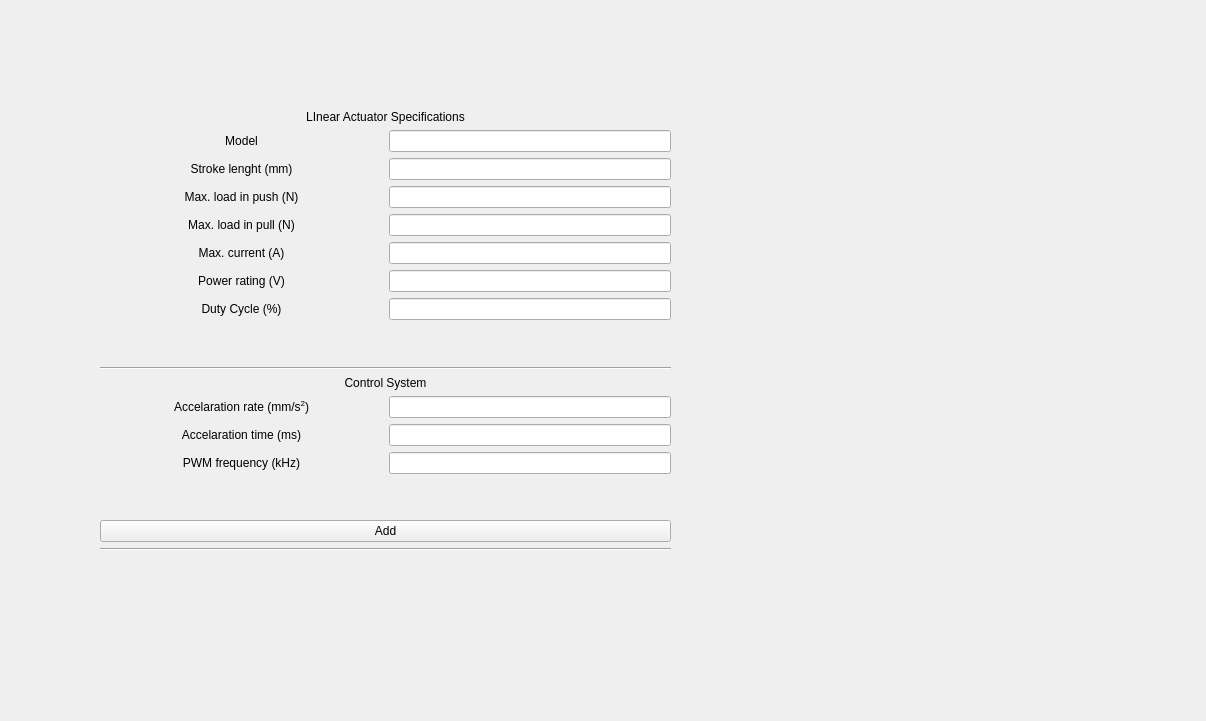
<?xml version="1.0" encoding="UTF-8"?>
<ui version="4.0">
 <class>addNewLinearActuator</class>
 <widget class="QWidget" name="addNewLinearActuator">
  <property name="geometry">
   <rect>
    <x>0</x>
    <y>0</y>
    <width>1206</width>
    <height>721</height>
   </rect>
  </property>
  <property name="windowTitle">
   <string>Form</string>
  </property>
  <widget class="QWidget" name="formLayoutWidget">
   <property name="geometry">
    <rect>
     <x>100</x>
     <y>110</y>
     <width>571</width>
     <height>441</height>
    </rect>
   </property>
   <property name="sizePolicy">
    <sizepolicy hsizetype="Preferred" vsizetype="Preferred">
     <horstretch>0</horstretch>
     <verstretch>0</verstretch>
    </sizepolicy>
   </property>
   <layout class="QGridLayout" name="gridLayout">
    <item row="7" column="0">
     <widget class="QLabel" name="label_7">
      <property name="sizePolicy">
       <sizepolicy hsizetype="Preferred" vsizetype="Preferred">
        <horstretch>0</horstretch>
        <verstretch>0</verstretch>
       </sizepolicy>
      </property>
      <property name="text">
       <string>Duty Cycle (%)</string>
      </property>
      <property name="alignment">
       <set>Qt::AlignCenter</set>
      </property>
     </widget>
    </item>
    <item row="5" column="0">
     <widget class="QLabel" name="label_3">
      <property name="sizePolicy">
       <sizepolicy hsizetype="Preferred" vsizetype="Preferred">
        <horstretch>0</horstretch>
        <verstretch>0</verstretch>
       </sizepolicy>
      </property>
      <property name="text">
       <string>Max. current (A)</string>
      </property>
      <property name="alignment">
       <set>Qt::AlignCenter</set>
      </property>
     </widget>
    </item>
    <item row="17" column="0" colspan="2">
     <widget class="Line" name="line_2">
      <property name="orientation">
       <enum>Qt::Horizontal</enum>
      </property>
     </widget>
    </item>
    <item row="6" column="0">
     <widget class="QLabel" name="label">
      <property name="sizePolicy">
       <sizepolicy hsizetype="Preferred" vsizetype="Preferred">
        <horstretch>0</horstretch>
        <verstretch>0</verstretch>
       </sizepolicy>
      </property>
      <property name="text">
       <string>Power rating (V)</string>
      </property>
      <property name="alignment">
       <set>Qt::AlignCenter</set>
      </property>
     </widget>
    </item>
    <item row="13" column="1">
     <widget class="QLineEdit" name="pwmFreq">
      <property name="sizePolicy">
       <sizepolicy hsizetype="Preferred" vsizetype="Preferred">
        <horstretch>0</horstretch>
        <verstretch>0</verstretch>
       </sizepolicy>
      </property>
     </widget>
    </item>
    <item row="11" column="1">
     <widget class="QLineEdit" name="accelRate">
      <property name="sizePolicy">
       <sizepolicy hsizetype="Preferred" vsizetype="Preferred">
        <horstretch>0</horstretch>
        <verstretch>0</verstretch>
       </sizepolicy>
      </property>
     </widget>
    </item>
    <item row="7" column="1">
     <widget class="QLineEdit" name="dutyCycle">
      <property name="sizePolicy">
       <sizepolicy hsizetype="Preferred" vsizetype="Preferred">
        <horstretch>0</horstretch>
        <verstretch>0</verstretch>
       </sizepolicy>
      </property>
     </widget>
    </item>
    <item row="10" column="0" colspan="2">
     <widget class="QLabel" name="label_9">
      <property name="sizePolicy">
       <sizepolicy hsizetype="Preferred" vsizetype="Preferred">
        <horstretch>0</horstretch>
        <verstretch>0</verstretch>
       </sizepolicy>
      </property>
      <property name="text">
       <string>Control System</string>
      </property>
      <property name="alignment">
       <set>Qt::AlignCenter</set>
      </property>
     </widget>
    </item>
    <item row="9" column="0" colspan="2">
     <widget class="Line" name="line">
      <property name="orientation">
       <enum>Qt::Horizontal</enum>
      </property>
     </widget>
    </item>
    <item row="12" column="0">
     <widget class="QLabel" name="label_12">
      <property name="sizePolicy">
       <sizepolicy hsizetype="Preferred" vsizetype="Preferred">
        <horstretch>0</horstretch>
        <verstretch>0</verstretch>
       </sizepolicy>
      </property>
      <property name="text">
       <string>Accelaration time (ms)</string>
      </property>
      <property name="alignment">
       <set>Qt::AlignCenter</set>
      </property>
     </widget>
    </item>
    <item row="2" column="0">
     <widget class="QLabel" name="label_5">
      <property name="sizePolicy">
       <sizepolicy hsizetype="Preferred" vsizetype="Preferred">
        <horstretch>0</horstretch>
        <verstretch>0</verstretch>
       </sizepolicy>
      </property>
      <property name="text">
       <string>Stroke lenght (mm)</string>
      </property>
      <property name="alignment">
       <set>Qt::AlignCenter</set>
      </property>
     </widget>
    </item>
    <item row="3" column="1">
     <widget class="QLineEdit" name="maxLoadPush">
      <property name="sizePolicy">
       <sizepolicy hsizetype="Preferred" vsizetype="Preferred">
        <horstretch>0</horstretch>
        <verstretch>0</verstretch>
       </sizepolicy>
      </property>
     </widget>
    </item>
    <item row="6" column="1">
     <widget class="QLineEdit" name="powerRating">
      <property name="sizePolicy">
       <sizepolicy hsizetype="Preferred" vsizetype="Preferred">
        <horstretch>0</horstretch>
        <verstretch>0</verstretch>
       </sizepolicy>
      </property>
     </widget>
    </item>
    <item row="8" column="0">
     <spacer name="verticalSpacer_3">
      <property name="orientation">
       <enum>Qt::Vertical</enum>
      </property>
      <property name="sizeHint" stdset="0">
       <size>
        <width>20</width>
        <height>40</height>
       </size>
      </property>
     </spacer>
    </item>
    <item row="4" column="1">
     <widget class="QLineEdit" name="maxLoadPull">
      <property name="sizePolicy">
       <sizepolicy hsizetype="Preferred" vsizetype="Preferred">
        <horstretch>0</horstretch>
        <verstretch>0</verstretch>
       </sizepolicy>
      </property>
     </widget>
    </item>
    <item row="1" column="0">
     <widget class="QLabel" name="label_2">
      <property name="sizePolicy">
       <sizepolicy hsizetype="Preferred" vsizetype="Preferred">
        <horstretch>0</horstretch>
        <verstretch>0</verstretch>
       </sizepolicy>
      </property>
      <property name="text">
       <string>Model</string>
      </property>
      <property name="alignment">
       <set>Qt::AlignCenter</set>
      </property>
     </widget>
    </item>
    <item row="3" column="0">
     <widget class="QLabel" name="label_6">
      <property name="sizePolicy">
       <sizepolicy hsizetype="Preferred" vsizetype="Preferred">
        <horstretch>0</horstretch>
        <verstretch>0</verstretch>
       </sizepolicy>
      </property>
      <property name="text">
       <string>Max. load in push (N)</string>
      </property>
      <property name="alignment">
       <set>Qt::AlignCenter</set>
      </property>
     </widget>
    </item>
    <item row="1" column="1">
     <widget class="QLineEdit" name="model">
      <property name="sizePolicy">
       <sizepolicy hsizetype="Preferred" vsizetype="Preferred">
        <horstretch>0</horstretch>
        <verstretch>0</verstretch>
       </sizepolicy>
      </property>
     </widget>
    </item>
    <item row="8" column="1">
     <spacer name="verticalSpacer">
      <property name="orientation">
       <enum>Qt::Vertical</enum>
      </property>
      <property name="sizeHint" stdset="0">
       <size>
        <width>20</width>
        <height>40</height>
       </size>
      </property>
     </spacer>
    </item>
    <item row="11" column="0">
     <widget class="QLabel" name="label_11">
      <property name="sizePolicy">
       <sizepolicy hsizetype="Preferred" vsizetype="Preferred">
        <horstretch>0</horstretch>
        <verstretch>0</verstretch>
       </sizepolicy>
      </property>
      <property name="text">
       <string>&lt;html&gt;&lt;head/&gt;&lt;body&gt;&lt;p&gt;Accelaration rate (mm/s&lt;span style=&quot; vertical-align:super;&quot;&gt;2&lt;/span&gt;)&lt;/p&gt;&lt;/body&gt;&lt;/html&gt;</string>
      </property>
      <property name="alignment">
       <set>Qt::AlignCenter</set>
      </property>
     </widget>
    </item>
    <item row="13" column="0">
     <widget class="QLabel" name="label_10">
      <property name="sizePolicy">
       <sizepolicy hsizetype="Preferred" vsizetype="Preferred">
        <horstretch>0</horstretch>
        <verstretch>0</verstretch>
       </sizepolicy>
      </property>
      <property name="text">
       <string>PWM frequency (kHz)</string>
      </property>
      <property name="alignment">
       <set>Qt::AlignCenter</set>
      </property>
     </widget>
    </item>
    <item row="0" column="0" colspan="2">
     <widget class="QLabel" name="label_8">
      <property name="sizePolicy">
       <sizepolicy hsizetype="Preferred" vsizetype="Preferred">
        <horstretch>0</horstretch>
        <verstretch>0</verstretch>
       </sizepolicy>
      </property>
      <property name="text">
       <string>LInear Actuator Specifications</string>
      </property>
      <property name="alignment">
       <set>Qt::AlignCenter</set>
      </property>
     </widget>
    </item>
    <item row="5" column="1">
     <widget class="QLineEdit" name="maxCurrent">
      <property name="sizePolicy">
       <sizepolicy hsizetype="Preferred" vsizetype="Preferred">
        <horstretch>0</horstretch>
        <verstretch>0</verstretch>
       </sizepolicy>
      </property>
     </widget>
    </item>
    <item row="4" column="0">
     <widget class="QLabel" name="label_4">
      <property name="sizePolicy">
       <sizepolicy hsizetype="Preferred" vsizetype="Preferred">
        <horstretch>0</horstretch>
        <verstretch>0</verstretch>
       </sizepolicy>
      </property>
      <property name="text">
       <string>Max. load in pull (N)</string>
      </property>
      <property name="alignment">
       <set>Qt::AlignCenter</set>
      </property>
     </widget>
    </item>
    <item row="2" column="1">
     <widget class="QLineEdit" name="strokeLenght">
      <property name="sizePolicy">
       <sizepolicy hsizetype="Preferred" vsizetype="Preferred">
        <horstretch>0</horstretch>
        <verstretch>0</verstretch>
       </sizepolicy>
      </property>
     </widget>
    </item>
    <item row="14" column="0">
     <spacer name="verticalSpacer_2">
      <property name="orientation">
       <enum>Qt::Vertical</enum>
      </property>
      <property name="sizeHint" stdset="0">
       <size>
        <width>20</width>
        <height>40</height>
       </size>
      </property>
     </spacer>
    </item>
    <item row="12" column="1">
     <widget class="QLineEdit" name="accelTime">
      <property name="sizePolicy">
       <sizepolicy hsizetype="Preferred" vsizetype="Preferred">
        <horstretch>0</horstretch>
        <verstretch>0</verstretch>
       </sizepolicy>
      </property>
     </widget>
    </item>
    <item row="16" column="0" colspan="2">
     <widget class="QPushButton" name="add">
      <property name="sizePolicy">
       <sizepolicy hsizetype="Preferred" vsizetype="Preferred">
        <horstretch>0</horstretch>
        <verstretch>0</verstretch>
       </sizepolicy>
      </property>
      <property name="text">
       <string>Add</string>
      </property>
     </widget>
    </item>
   </layout>
  </widget>
 </widget>
 <resources/>
 <connections/>
</ui>
